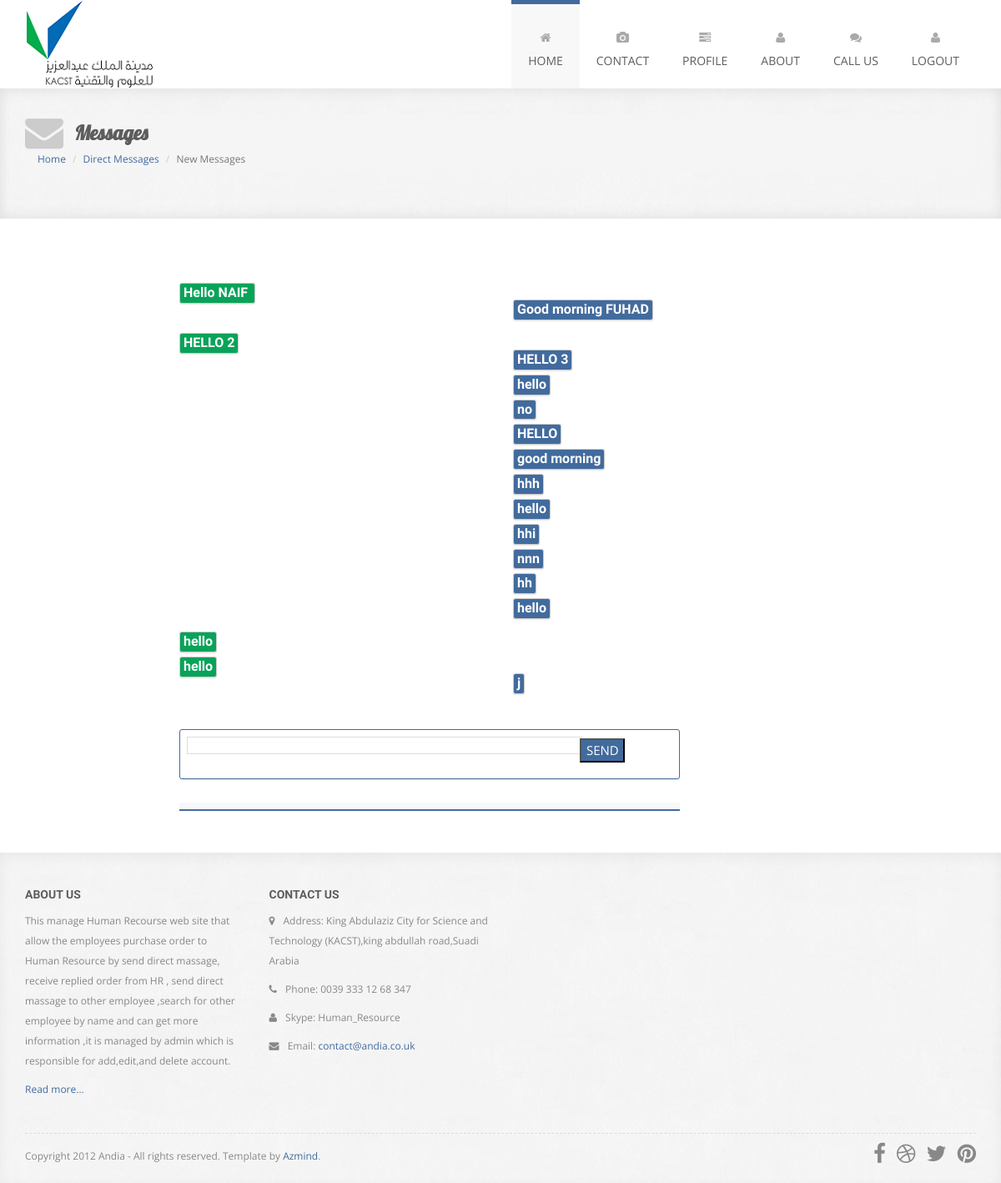
Page /Message.php?MTo=3 (signed in) on the committed database.
### tables this page shows
CREATE TABLE `message` (
  `MID` int(10) NOT NULL,
  `MTo` int(10) NOT NULL,
  `Content` tinytext NOT NULL,
  `EID` int(10) NOT NULL
);

### ClassUser.php (called while the page is built, shortened)
<?php
class USER
{
	private $conn;
	public function __construct()
	{
		$database = new Database();
		$db = $database->dbConnection();
		$this->conn = $db;
    }
	public function runQuery($sql)
	{
		$stmt = $this->conn->prepare($sql);
		return $stmt;
	}
}
?>

### Message.php (the view, shortened to what this page needs)
<?php
	require_once("ClassUser.php");
	?>
<!DOCTYPE html>
<html>
<head>
        <link rel="stylesheet" href="assets/bootstrap/css/bootstrap.min.css">
        <link rel="stylesheet" href="assets/font-awesome/css/font-awesome.min.css">
        <link rel="stylesheet" href="assets/css/animate.css">
        <link rel="stylesheet" href="assets/css/magnific-popup.css">
        <link rel="stylesheet" href="assets/flexslider/flexslider.css">
        <link rel="stylesheet" href="assets/css/form-elements.css">
        <link rel="stylesheet" href="assets/css/style.css">
        <link rel="stylesheet" href="assets/css/media-queries.css">
      <link rel="stylesheet" href="assets/css/style2.css">
</head>
<body>
		<nav class="navbar" role="navigation">
			<div class="container">
				<div class="navbar-header">
					<a class="navbar-brand" href="index.html"></a>
				</div>
				<div class="collapse navbar-collapse" id="top-navbar-1">
					<ul class="nav navbar-nav navbar-right">
						<li class=" active">
							<a href="index.html">
								<i class="fa fa-home"></i><br>Home
							</a>
						</li>
						<li>
							<a href="Contact.php"><i class="fa fa-camera"></i><br>Contact</a>
						</li>
						<li>
							<a href="AuthorisationProfile.php"><i class="fa fa-tasks"></i><br>profile</a>
						</li>
						<li>
							<a href="about.html"><i class="fa fa-user"></i><br>About</a>
						</li>
						<li>
							<a href="CallUS.html"><i class="fa fa-comments"></i><br>Call us</a>
						</li>
						<li>
						<a href="login.php"><i class="fa fa-user"></i><br>logout</a></li>
					</ul>
				</div>
			</div>
		</nav>
        <div class="page-title-container">
            <div class="container">
                <div class="row">
                    <div class="col-sm-12 wow fadeIn">
                        <i class="fa fa-envelope"></i>
                        <h1>Messages</h1>
                    </div>
					<div class="container">
                       <ul class="breadcrumb">
                          <li><a   href="index.html">Home</a></li>
                          <li><a   href="DirectMessage.php">Direct Messages</a></li>
						  <li class="active">New Messages</li>
                       </ul>
                    </div>
                </div>
            </div>
        </div>
      <div class="contact-us-container">
          	<div class="container">
	        <div class="row">
 				   	   <div class="portfolio-box3 web-design">
		                 <div class="portfolio-box3-container">
<?php
    $user = new USER();
	$EID = $_SESSION['user_session'];
	$MTo = $_GET['MTo'];
 	$result = $user->runQuery("SELECT * FROM message WHERE (EID= :EID AND MTo= :MTo) OR (EID= :MTo AND MTo= :EID)");
	$result->execute(array(':EID' => $EID, ':MTo' => $MTo, ':MTo' => $EID, ':EID' => $MTo ));
                   echo'  <div class="DMActivity-container">';
                   echo'    <div class="DMActivity-body js-ariaBody">';
				   echo'     <div class="DMInbox-content u-scrollY">';
	               echo' <div class="scroll">';
				   echo' <br> ';
   		  for($i=0; $row = $result->fetch(); $i++){
		        if($row['EID'] == $EID){
			       echo' <label id="label">';
				   echo $row['Content'];
				   echo' </label> ';
				   echo' <br>';
				}else{
				   echo' <label id="label2">';
				   echo $row['Content'];
				   echo' </label> ';
				   echo' <br>';
				   }
		  }
				    echo' <div id="inp">';
                   echo'<div class="DMComposer-editor tweet-box rich-editor js-initial-focus is-showPlaceholder" placeholder="Add a Message..."   spellcheck="true" role="textbox" aria-multiline="false">';
 				   echo' <form action="msg.php?MTo='.$MTo.'" method="POST">';
				   echo'<input class="inp"  size="70" type="text" name="Content" />';
				   echo'<input class="btnn" type="submit" name="send" value="SEND"/>';
 				   echo'</div>';
				    echo'</div>';
       			   echo' </div>';
			       echo'</div> ';
				   echo' </div>';
				   echo' </div>';
?>
					     </div>
					   </div>
					</div>
			</div>
      </div>
        <footer>
            <div class="container">
                <div class="row">
                    <div class="col-sm-3 footer-box wow fadeInUp">
                        <h4>About Us</h4>
                        <div class="footer-box-text">
	                        <p>
	                        	This manage Human Recourse web site that allow the employees purchase order to Human Resource by send direct massage, receive replied order from HR , send direct massage to other employee ,search for other employee by name and can get more information ,it is managed by admin which is responsible for add,edit,and delete account.
	                        </p>
	                        <p><a href="about.html">Read more...</a></p>
                        </div>
                    </div>
                    <div class="col-sm-3 footer-box wow fadeInDown">
                        <h4>Contact Us</h4>
                        <div class="footer-box-text footer-box-text-contact">
	                        <p><i class="fa fa-map-marker"></i> Address: King Abdulaziz City for Science and Technology (KACST),king abdullah road,Suadi Arabia</p>
	                        <p><i class="fa fa-phone"></i> Phone: 0039 333 12 68 347</p>
	                        <p><i class="fa fa-user"></i> Skype: Human_Resource</p>
	                        <p><i class="fa fa-envelope"></i> Email: <a href="">contact@andia.co.uk</a></p>
                        </div>
                    </div>
                </div>
                <div class="row">
                	<div class="col-sm-12 wow fadeIn">
                		<div class="footer-border"></div>
                	</div>
                </div>
                <div class="row">
                    <div class="col-sm-7 footer-copyright wow fadeIn">
                        <p>Copyright 2012 Andia - All rights reserved. Template by <a href="http://azmind.com">Azmind</a>.</p>
                    </div>
                    <div class="col-sm-5 footer-social wow fadeIn">
                        <a href="#"><i class="fa fa-facebook"></i></a>
                        <a href="#"><i class="fa fa-dribbble"></i></a>
                        <a href="#"><i class="fa fa-twitter"></i></a>
                        <a href="#"><i class="fa fa-pinterest"></i></a>
                    </div>
                </div>
            </div>
        </footer>
</body>
</html>

### assets/css/form-elements.css (style rules this page uses)
input[type="text"], textarea { margin: 0; padding: 0 6px; vertical-align: middle; background: none; border: 1px solid #ddd; font-family: 'Open Sans', sans-serif; font-size: 13px; font-weight: 400; color: #888; font-style: italic; -moz-border-radius: 0; -webkit-border-radius: 0; border-radius: 0; -moz-box-shadow: none; -webkit-box-shadow: none; box-shadow: none; -o-transition: all .3s; -moz-transition: all .3s; -webkit-transition: all .3s; -ms-transition: all .3s; transition: all .3s; }

### assets/css/style.css (style rules this page uses)
body { background: #fff; text-align: center; font-family: 'Open Sans', sans-serif; color: #888; font-size: 12px; }
a { color: #426b9d; text-decoration: none; -o-transition: all .3s; -moz-transition: all .3s; -webkit-transition: all .3s; -ms-transition: all .3s; transition: all .3s; }
h1, h2 { line-height: 40px; }
h3, h4 { line-height: 20px; }
.navbar { margin-bottom: 0; background: #fff; border: 0; -moz-border-radius: 0; -webkit-border-radius: 0; border-radius: 0; }
ul.navbar-nav { font-size: 14px; color: #888; text-transform: uppercase; }
ul.navbar-nav li a { padding: 23px 20px; background: #fff; border-top: 5px solid #fff; color: #5d5d5d; }
ul.navbar-nav li.active a { background: #f8f8f8; border-color: #426b9d; color: #5d5d5d; }
ul.navbar-nav li a i { line-height: 35px; color: #aaa; }
.navbar>.container .navbar-brand { margin-left: 0; }
.navbar-brand { width: 167px; height: 106px; background: url(../img/logo.png) left center no-repeat; text-indent: -99999px; }
footer { margin: 0 auto; padding-bottom: 10px; background: #f8f8f8 url(../img/pattern.jpg) left top repeat; -moz-box-shadow: 0 5px 15px 0 rgba(0,0,0,.05) inset; -webkit-box-shadow: 0 5px 15px 0 rgba(0,0,0,.05) inset; box-shadow: 0 5px 15px 0 rgba(0,0,0,.05) inset; }
.footer-box { margin-top: 20px; text-align: left; }
.footer-box h4 { margin-top: 20px; font-family: 'Droid Sans', sans-serif; font-size: 14px; color: #5d5d5d; font-weight: bold; text-transform: uppercase; text-shadow: 0 1px 0 rgba(255,255,255,.7); }
.footer-box-text p { line-height: 24px; }
.footer-box-text-contact i { padding-right: 7px; }
.footer-border { margin-top: 30px; border-top: 1px dashed #ddd; }
.footer-copyright { margin-top: 15px; line-height: 24px; text-align: left; }
.footer-social { margin-top: 5px; text-align: right; }
.footer-social a { margin: 0 0 0 10px; font-size: 26px; color: #888; }
.page-title-container { margin: 0 auto; padding: 30px 0 35px 0; background: #f8f8f8 url(../img/pattern.jpg) left top repeat; text-align: left; -moz-box-shadow: 0 5px 15px 0 rgba(0,0,0,.05) inset, 0 -5px 15px 0 rgba(0,0,0,.05) inset; -webkit-box-shadow: 0 5px 15px 0 rgba(0,0,0,.05) inset, 0 -5px 15px 0 rgba(0,0,0,.05) inset; box-shadow: 0 5px 15px 0 rgba(0,0,0,.05) inset, 0 -5px 15px 0 rgba(0,0,0,.05) inset; }
.page-title-container h1 { display: inline; margin-left: 10px; font-family: 'Lobster', cursive; font-size: 24px; color: #5d5d5d; font-weight: bold; text-shadow: 0 1px 0 rgba(255, 255, 255, .7); vertical-align: middle; }
.page-title-container i { font-size: 46px; color: #ccc; vertical-align: middle; }
.contact-us-container { margin-top: 20px; padding-bottom: 50px; text-align: left; }
.portfolio-box3 { width: 80%; margin: 40px 15px 0 200px; }
.portfolio-box3-container { position: relative; background: #f8f8f8; border-bottom: 2px solid #426b9d; width: 600px; height:650px; }

### assets/css/style2.css (style rules this page uses)
.DMActivity-container { display:-webkit-flex;display:-moz-box;display:-ms-flexbox;display:flex;-webkit-flex-direction:column;-moz-box-orient:vertical;-moz-box-direction:normal;-ms-flex-direction:column;flex-direction:column;-webkit-flex-grow:1;-moz-box-flex:1;-ms-flex-positive:1;flex-grow:1;height:80vh;min-height:450px;overflow:hidden }
.DMActivity-body { background-color:#fff;display:-webkit-flex;display:-moz-box;display:-ms-flexbox;display:flex;-webkit-flex-direction:column;-moz-box-orient:vertical;-moz-box-direction:normal;-ms-flex-direction:column;flex-direction:column;-webkit-flex:1 1 auto;-moz-box-flex:1;-ms-flex:1 1 auto;flex:1 1 auto;overflow:hidden;position:relative }
.DMInbox-content { max-height:100%;-webkit-transform:translateZ(0);transform:translateZ(0) }
.DMComposer-editor { max-height:96px!important;padding:8px!important;word-break:break-word }
.DMComposer-editor.is-showPlaceholder:before { color:#ccd6dd;content:attr(data-default-placeholder);margin-left:2px;position:absolute }

### rows in the picture
message: Content "Hello NAIF"
message: Content "Good morning FUHAD"
message: Content "HELLO 2"
message: Content "HELLO 3"
message: Content "hello"
message: Content "no"
message: Content "HELLO"
message: Content "good morning"
message: Content "hhh"
message: Content "hello"
message: Content "hhi"
message: Content "nnn"
message: Content "hh"
message: Content "hello"
message: Content "hello"
message: Content "hello"
message: Content "j"
